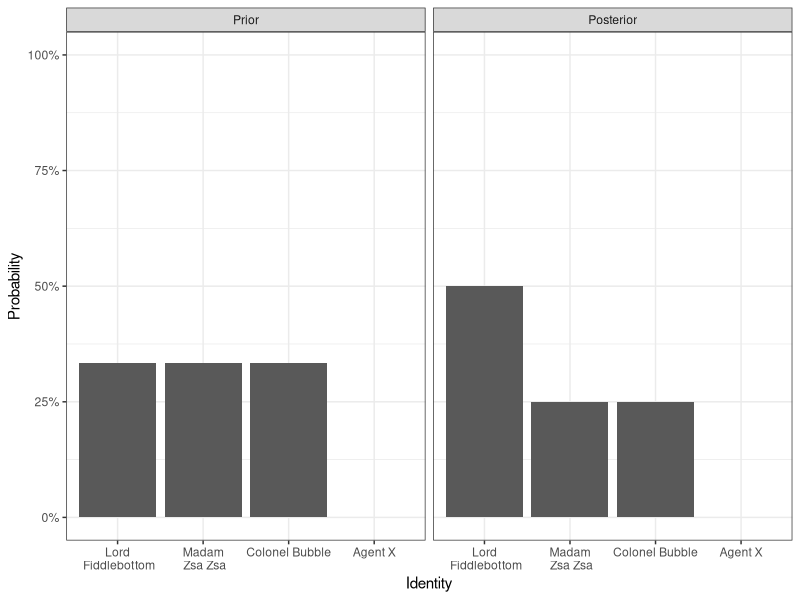

Here is the R script that generated this plot:
## ---- chunk 1
##If default fig.path, then set it.
if (knitr::opts_chunk$get("fig.path") == "figure/") {
  knitr::opts_knit$set( base.dir = '/Users/hoehle/Sandbox/Blog/')
  knitr::opts_chunk$set(fig.path="figure/source/2018-03-30-inkognito/")
}
fullFigPath <- paste0(knitr::opts_knit$get("base.dir"),knitr::opts_chunk$get("fig.path"))
filePath <- file.path("","Users","hoehle","Sandbox", "Blog", "figure", "source", "2018-03-30-inkognito")

knitr::opts_chunk$set(echo = TRUE,fig.width=8,fig.height=4,fig.cap='',fig.align='center',echo=FALSE,dpi=72*2) # autodep=TRUE
options(width=90)

suppressPackageStartupMessages(library(dplyr))
suppressPackageStartupMessages(library(ggplot2))
suppressPackageStartupMessages(library(magrittr))
suppressPackageStartupMessages(library(knitr))
options(knitr.table.format = "html")
theme_set(theme_bw())
## ---- chunk 2
cat(paste0("![](https://cf.geekdo-images.com/medium/img/8XRGQbD_bCDKdA_ToSA8BKSnKN4=/fit-in/500x500/filters:no_upscale()/pic696789.jpg)"))
## ---- chunk 3
cat(paste0("![]({{ site.baseurl }}/",knitr::opts_chunk$get("fig.path"),"worksheet.jpg"),")")
## ---- chunk 4
##Factor levels of identities and builds
identities <- paste0("I",1:4)
builds <- paste0("B",1:4)
##Make a matrix containing all levels
M <- expand.grid(identity=1:4,build=1:4,
                 I1=0:1,I2=0:1,I3=0:1,I4=0:1,B1=0:1,B2=0:1,B3=0:1,B4=0:1) %>%
     as.matrix
head(M,2)

##Subset only to valid configurations
iRows <- 3:6
bRows <- 7:10

##Player questions about identity or build
pqI <- (rowSums(M[,iRows]) == 2) & (rowSums(M[,bRows]) == 1)
pqB <- (rowSums(M[,iRows]) == 1) & (rowSums(M[,bRows]) == 2)
##Ambassafor questions about identity or build
aqI <- (rowSums(M[,iRows]) == 2) & (rowSums(M[,bRows]) == 0)
aqB <- (rowSums(M[,iRows]) == 0) & (rowSums(M[,bRows]) == 2)

##At least one of the provided information has to be correct,
##i.e. I_{k,i_true} or A_{k,b_true} has to be one.
atleast1  <- (M[cbind(1:nrow(M),M[,1]+2)] + M[cbind(1:nrow(M),M[,2]+6)]) >= 1

##Restrict matrix to all valid answers
Mprime <- data.frame(M, atleast1=atleast1, pqI=pqI, pqB=pqB, aqI=aqI, aqB=aqB) %>%
  filter(pqI | pqB | aqI | aqB)

##Additional column containing the identity build combination
Mprime %<>% mutate(ib=paste0("I",identity,"/B",build)) %>%
  select(ib, everything())

##Show 3 random rows to get an impression
Mprime[sample(1:nrow(Mprime), size=3), ]
## ---- chunk 5
##Compute likelihood for each valid answer (assuming indifference between choices)
Mprime %<>% mutate(prob = if_else(!atleast1, 0,
                                  if_else(aqI | aqB, 1/3, 1/15)))
## ---- chunk 6
##Factor levels of identities and builds
identities <- paste0("I",1:4)
builds <- paste0("B",1:4)
##Generate levels of joint table of identity and build
ib_combs <- as.character(outer(identities, builds, paste, sep="/"))
##Generate joint table based on player's identity
prior <- structure(as.numeric(outer(c(1/3,1/3,1/3,0), c(1/3,0,1/3,1/3))),names=ib_combs)
prior
## ---- chunk 7
##Marginal probabilities
p_marginal <- function(prior, what=c("I","B")) {
  theFun <- function(x,y) { if (what=="I") paste(x) else paste(y) }
  map <- as.character(outer(identities, builds, theFun))
  ##Sum over the factor
  tapply(prior, map, sum)
}
## ---- chunk 8
p_marginal(prior, what="I")
p_marginal(prior, what="B")
## ---- chunk 9
#############################################################
## Function for sequentially updating the state information
############################################################
update <- function(prior, Dk) {
  ##Sanity check
  stopifnot(names(prior) == ib_combs)

  ##Configurations matching the observed data Dk
  idx <- apply(Mprime[, grep("I+|B+", names(Mprime))], 1, function(x) all(x==Dk))

  ##Extract likelihood and put it in same order as the ib_combs vector
  ##for prior and likelihood vectors to match in order of the entries
  vector_idx <- pmatch(ib_combs, Mprime[idx,]$ib)
  lik <- (Mprime[idx,]$"prob")[vector_idx]

  ##Compute P(I=i,B=b|D_k), i.e. our updated belief
  belief <- lik * prior / sum(lik * prior)
  return(belief)
}
## ---- chunk 10
##The three data lines of the worksheet
D <- bind_rows(data.frame(I1=1,I2=0,I3=0,I4=0,B1=0,B2=1,B3=1,B4=0),
               data.frame(I1=0,I2=0,I3=0,I4=0,B1=0,B2=0,B3=1,B4=1),
               data.frame(I1=1,I2=1,I3=0,I4=0,B1=0,B2=0,B3=1,B4=0))

##Sequential belief updating (we use a version using pipes)
prior %>% update(D[1,]) %>% update(D[2,]) %>% update(D[3,]) -> belief
## ---- chunk 11
##Show results
p_marginal(belief, what="I")
p_marginal(belief, what="B")
## ---- chunk 12
id_names <- c("Lord\n Fiddlebottom","Madam\n Zsa Zsa", "Colonel Bubble", "Agent X")
d <- data.frame(prob=c(p_marginal(belief, what="I"),p_marginal(prior, "I")),
                what=factor(c(id_names,id_names), levels=id_names),
                type=factor(c(rep("Posterior",4),rep("Prior",4)),levels=c("Prior","Posterior")))
ggplot(d, aes(what, prob)) + geom_col() + theme_bw() +
  xlab("Identity") + ylab("Probability") +
  scale_y_continuous(labels=scales::percent) + coord_cartesian(ylim=c(0,1)) +
  facet_wrap(~ type)
